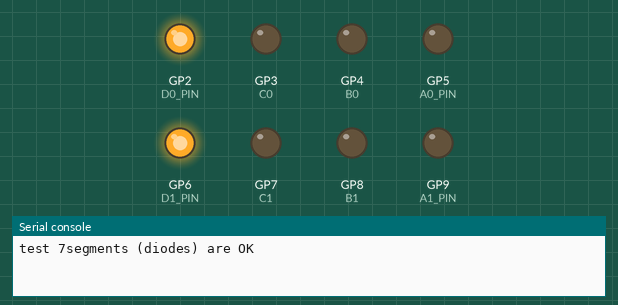
A program run on a simulated Raspberry Pi Pico running MicroPython. Parts: output pins drawn as LEDs (lit = HIGH), the last lines printed to the serial console. At 27.5 s the program stops and its outputs stay as they are.

Above: at 0.1 s.
At 7.6 s:
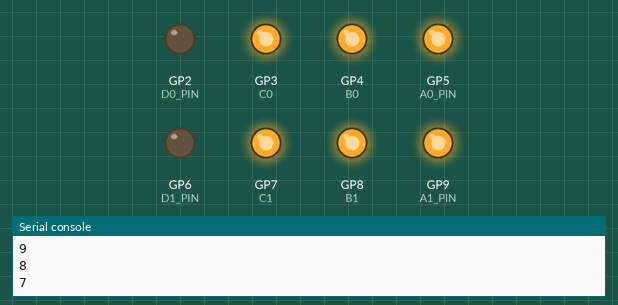
At 10.6 s:
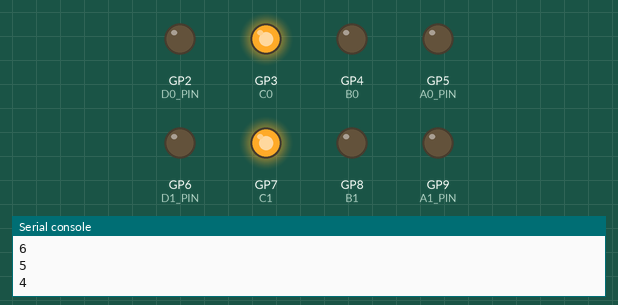
At 14.6 s:
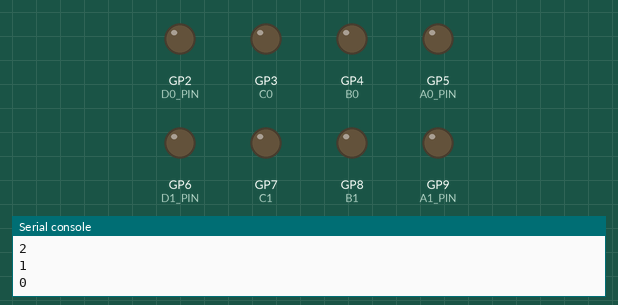
At 20.6 s:
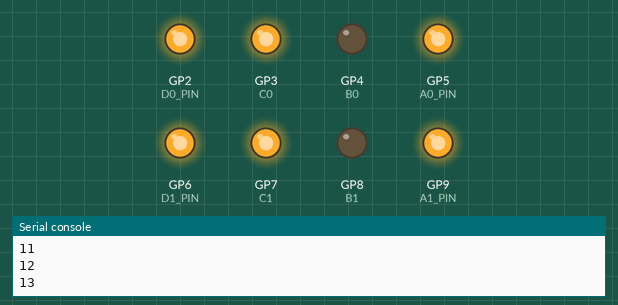
At 27.6 s:
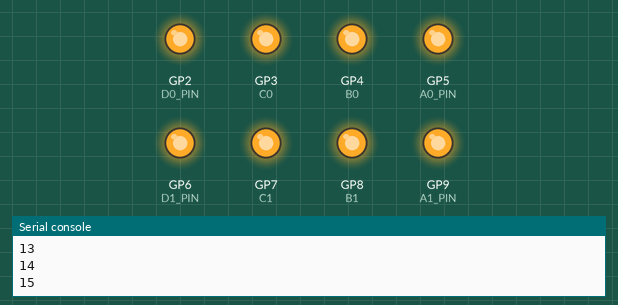
Timing chart, 0 to 29.0 s (numbered marks = the images above):
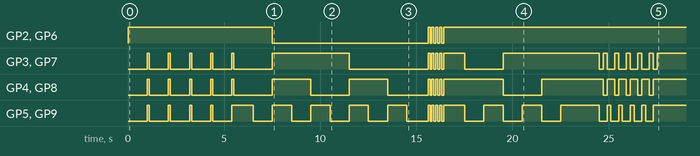

Measured:
- by itself, GP2 (D0_PIN), GP6 (D1_PIN): goes HIGH 7.5 s, LOW 8.1 s, 4 × (HIGH 0.10 s, LOW 0.10 s), then HIGH
- by itself, GP3 (C0), GP7 (C1): LOW → HIGH at 1.0 s, → LOW 0.10 s later, → HIGH 1.0 s later, → LOW 0.10 s later, … (35 changes in this stretch)
- by itself, GP4 (B0), GP8 (B1): LOW → HIGH at 1.0 s, → LOW 0.10 s later, → HIGH 1.0 s later, → LOW 0.10 s later, … (35 changes in this stretch)
- by itself, GP5 (A0_PIN), GP9 (A1_PIN): LOW → HIGH at 1.0 s, → LOW 0.10 s later, → HIGH 1.0 s later, → LOW 0.10 s later, … (43 changes in this stretch)

The program:

fan_OK_74LS47_7segments.py
```python
#
# Basic 7-segment display test
#

from machine import Pin
import time


# 74LS47 nr 0 (digit for the units)
A0_PIN = 5
B0_PIN = 4
C0_PIN = 3
D0_PIN = 2

# 74LS47 nr 1 (digit for the tens)
A1_PIN = 9
B1_PIN = 8
C1_PIN = 7
D1_PIN = 6

def setup_74LS47():
    global A0, B0, C0, D0
    global A1, B1, C1, D1

    A0 = Pin(A0_PIN, Pin.OUT)
    B0 = Pin(B0_PIN, Pin.OUT)
    C0 = Pin(C0_PIN, Pin.OUT)
    D0 = Pin(D0_PIN, Pin.OUT)

    A1 = Pin(A1_PIN, Pin.OUT)
    B1 = Pin(B1_PIN, Pin.OUT)
    C1 = Pin(C1_PIN, Pin.OUT)
    D1 = Pin(D1_PIN, Pin.OUT)

def getBits(digit):
    d = digit
    bit1 = d % 2
    d = d // 2
    bit2 = d % 2
    d = d // 2
    bit3 = d % 2
    d = d // 2
    bit4 = d % 2

    return [bit1, bit2, bit3, bit4]

def displayDigit(nr_7segment,digit):
    global A0, B0, C0, D0
    global A1, B1, C1, D1

    bits = getBits(digit)

    if nr_7segment == 0:
        A0.off()
        B0.off()
        C0.off()
        D0.off()

        if bits[0] > 0: A0.on()
        if bits[1] > 0: B0.on()
        if bits[2] > 0: C0.on()
        if bits[3] > 0: D0.on()

    if nr_7segment == 1:
        A1.off()
        B1.off()
        C1.off()
        D1.off()

        if bits[0] > 0: A1.on()
        if bits[1] > 0: B1.on()
        if bits[2] > 0: C1.on()
        if bits[3] > 0: D1.on()

    #print(f'nr_7segment:{nr_7segment}, digit:{digit} -> {bits[3]}{bits[2]}{bits[1]}{bits[0]}')

def spinner():
    delay = 0.2
    for i in range(5):
        displayDigit(0,10)
        displayDigit(1,10)
        time.sleep(delay)
        displayDigit(0,12)
        displayDigit(1,12)
        time.sleep(delay)
        displayDigit(0,11)
        displayDigit(1,11)
        time.sleep(delay)

def blank_7segments():
    displayDigit(0,15)
    displayDigit(1,15)

def test_7segments_OK():
    for i in range(5):
        displayDigit(0,8)
        displayDigit(1,8)
        time.sleep(1)
        blank_7segments()
        time.sleep(0.1)

#    blink_7segments(8)

def blink_7segments(digit):
    for i in range(5):
        displayDigit(0,digit)
        displayDigit(1,digit)
        time.sleep(0.1)
        blank_7segments()
        time.sleep(0.1)

def countdown_7segment():
    # countdown
    i = 0
    while i<1:
        for digit in range(9,-1,-1):
            print(digit)
            displayDigit(0,digit)
            displayDigit(1,digit)
            time.sleep(1)
        i += 1

def check_74LS47_10_to_15():
    # check digits from 10 to 15
    for digit in range(10,16):
        print(digit)
        displayDigit(0,digit)
        displayDigit(1,digit)
        time.sleep(1)

def check_74LS47():
    # this is the opportunity to make some adjustments...

    print("test 7segments (diodes) are OK")
    test_7segments_OK()

    print("countdown")
    countdown_7segment()
    blink_7segments(0)

    blank_7segments()
    time.sleep(1)

    print("check digits 10 to 15")
    check_74LS47_10_to_15()

    blank_7segments()
    time.sleep(1)

    spinner()
    blank_7segments()


#- main ------------------------------------------------------------
def main():
    #try:
    setup_74LS47()
    check_74LS47()

    # except KeyboardInterrupt:
    #     # Handle Ctrl+C gracefully
    #     print("KeyboardInterrupt")
    #     print("machine reset")
    #     machine.reset()

if __name__ == "__main__":
    main()
```
